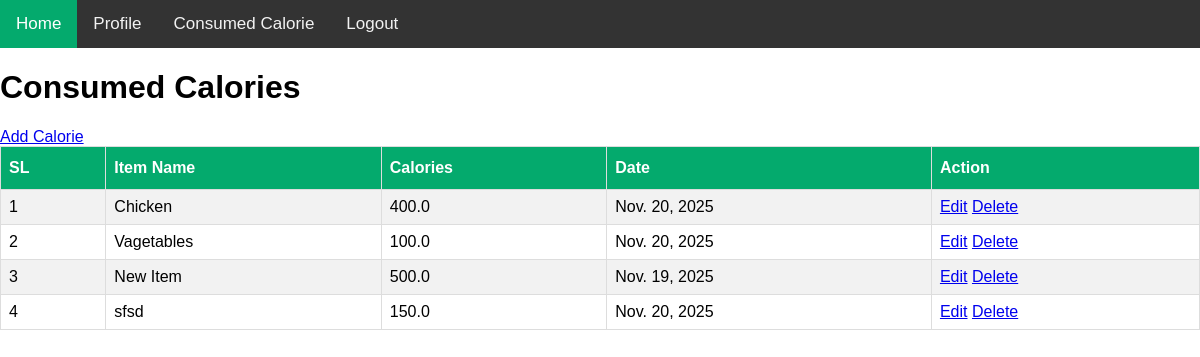
Screenshot of /consumed-calories/ (signed in) with the database file from the repository.
### caleory_app/models.py (models this page shows, shortened)
class CaleoryConsumedModel(models.Model):
    user = models.ForeignKey(User, on_delete=models.CASCADE, null=True, related_name='user_caleory_consumed')
    item_name = models.CharField(max_length=200, null=True)
    caleory_consumed = models.FloatField(null=True)
    date = models.DateField(auto_now_add=True, null=True)

### caleory_app/views.py (the view)
# urls.py: path('consumed-calories/',consumed_calorie, name='consumed_calorie'),
@login_required(login_url='login_function')
def consumed_calorie(request):
    calorie_data = CaleoryConsumedModel.objects.filter(user = request.user)
    context = {
        'calorie_data': calorie_data
    }
    return render(request, 'consumed-calorie.html',context)

### caleory_app/templates/consumed-calorie.html
{% extends 'master/base.html' %}
{% block content %}
<h1>Consumed Calories</h1>
<a href="{% url 'add_calorie' %}">Add Calorie</a>
<table>
    <tr>
        <th>SL</th>
        <th>Item Name</th>
        <th>Calories</th>
        <th>Date</th>
        <th>Action</th>
    </tr>
    {% for data in calorie_data %}
    <tr>
        <td>{{forloop.counter}}</td>
        <td>{{data.item_name}}</td>
        <td>{{data.caleory_consumed}}</td>
        <td>{{data.date}}</td>
        <td>
            <a href="{% url 'edit_calorie' data.id %}">Edit</a>
            <a href="{% url 'delete_calorie' data.id %}">Delete</a>
        </td>
    </tr>
    {% endfor %}
</table>
{% endblock content %}

### caleory_app/templates/master/base.html (shortened to what this page needs)
<!DOCTYPE html>
<html>
<head>
</head>
<body>
    {% include 'master/nav.html' %}
    {% block content %}
    {% endblock content %}
</body>
</html>

### caleory_app/templates/master/nav.html
<div class="topnav">
  <a class="active" href="{% url 'dashboard' %}">Home</a>
  <a href="{% url 'profile_page' %}">Profile</a>
  <a href="{% url 'consumed_calorie' %}">Consumed Calorie</a>
  <a href="{% url 'logout_function' %}">Logout</a>
</div>

### caleory_app/templates/master/base.html (style rules this page uses)
body { margin: 0; font-family: Arial, Helvetica, sans-serif; }
.topnav { overflow: hidden; background-color: #333; }
.topnav a { float: left; color: #f2f2f2; text-align: center; padding: 14px 16px; text-decoration: none; font-size: 17px; }
.topnav a.active { background-color: #04AA6D; color: white; }
table { font-family: Arial, Helvetica, sans-serif; border-collapse: collapse; width: 100%; }
td, th { border: 1px solid #ddd; padding: 8px; }
tr:nth-child(even) { background-color: #f2f2f2; }
th { padding-top: 12px; padding-bottom: 12px; text-align: left; background-color: #04AA6D; color: white; }

### rows the page displays
CaleoryConsumedModel: item_name "Chicken", caleory_consumed "400.0", date "Nov. 20, 2025"
CaleoryConsumedModel: item_name "Vagetables", caleory_consumed "100.0", date "Nov. 20, 2025"
CaleoryConsumedModel: item_name "New Item", caleory_consumed "500.0", date "Nov. 19, 2025"
CaleoryConsumedModel: item_name "sfsd", caleory_consumed "150.0", date "Nov. 20, 2025"
